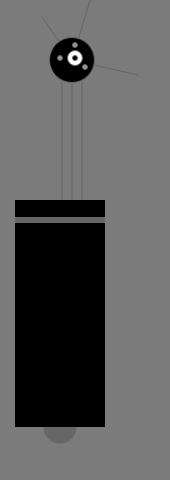
Frame 1 (no input)
Frame 60 (no input): identical to frame 1, image omitted
Frame 120 (the mouse pressed at the canvas centre since frame 60): identical to frame 1, image omitted

The p5.js sketch that drew this single still picture (run headless with seeded random() and noise() and a simulated clock; from frame 60 on, the mouse is pressed at the canvas centre):

// p5.js sketch
// ── sketch.js
// var y = 60;
// var d = 80;

// var x = 25;
// var h = 20;
// var y = 25;

var y = 460;
var x = 60;
var bodyHeight = 260;
var neckHeight = 95;
var radius = 45;
var ny = y - bodyHeight - neckHeight - radius;

function setup() {
 createCanvas(170, 480);
//  strokeWeight(2);
//  noStroke();
fill(255);
stroke(102);

}

function draw() {
  background(123);

  // //draw three circles in a row
  // ellipse(75, y, d, d);
  // ellipse(175, y,d,d);
  // ellipse(275, y, d,d);

  // //adjust the canvas
  // line(0,0,width, height);
  // line(width, 0, 0, height);
  // ellipse(width/2, height/2, 60,60);

  // //basic arithmetic
  // x = 20;
  // rect(x,y,300,h);
  // x = x+100;
  // rect(x,y+h, 300, h);
  // x = x -250;
  // rect(x, y + h*2, 300, h);

  //repetation
  // for (var i = 20; i < 400; i+=20){
  //   line(i, 40, i+i/2, 80);
  // }

  // //kicking the lines
  // for (var i = 20; i < 400; i += 20){
  //   line(i, 0, i + i/2, 80);
  //   line(i + i/2, 80, i*1.2, 120);
  // }

  // // embed one for loop in another
  // for (var y = 0; y <= height ; y += 40){
  //   for (var x = 0; x <= width ; x += 40){
  //     fill(255, 140);
  //     ellipse(x,y,40,40);
  //   }
  // }

  // //pins and Lines
  // for (var y = 20; y <= height - 20; y+= 10){
  //   for (var x = 20; x <= width-20; x += 10){
  //     ellipse(x,y,4,4);
  //     line(x,y,240,60);
  //   }
  // }

  // //Halftone dots
  // for (var y = 32; y < height ; y += 8){
  //   for (var x = 12; x <= width; x += 15){
  //   ellipse(x+y, y, 16-y/10.0, 16-y/10.0);
  //   }
  // }

  //robots with loop
  //antennae
  stroke(102);
  line(x+12, ny, x - 18, ny - 43);
  line(x+12, ny, x + 42, ny - 99);
  line(x+12, ny, x + 78, ny + 15);

  //neck
  stroke(102);
  for (var i = 2; i <= 22; i += 10){
    line(x+i, y -bodyHeight, x+i, ny);
  }

  //head
  fill(0);
  // stroke();
  ellipse(x+12, ny, radius, radius);
  //eyes
  fill(152);
  ellipse(x,ny - 2, 5,5);
  ellipse(x + 15, ny - 15 , 5,5);
  ellipse(x + 25, ny + 7, 5,5);
  fill(255);
  ellipse(x + 15, ny - 2, radius/3,radius/3);
  fill(0);
  ellipse(x + 15, ny - 2, 5,5)

  //body
  noStroke();
  fill(102);
  ellipse (x, y -33, 33,33);
  fill(0);
  rect(x-45, y-bodyHeight, 90, bodyHeight-33);
  fill(102);
  rect(x-45,y-bodyHeight+17,90,6);

}
